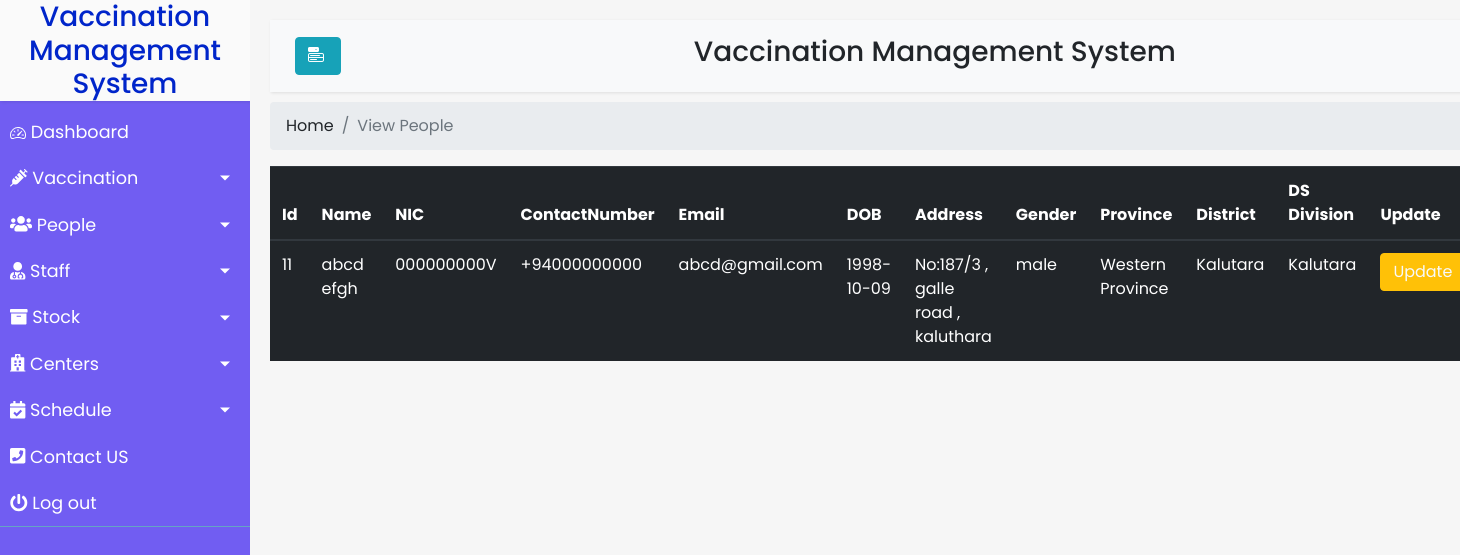
The app's page /staff/viewPeople.php with its own data.
### tables this page shows
CREATE TABLE `people` (
  `id` int(20) NOT NULL,
  `name` varchar(255) NOT NULL,
  `nic` varchar(20) NOT NULL,
  `ContactNumber` varchar(20) NOT NULL,
  `email` varchar(255) NOT NULL,
  `dob` varchar(20) NOT NULL,
  `address` varchar(255) NOT NULL,
  `gender` varchar(20) NOT NULL,
  `province` varchar(255) NOT NULL,
  `district` varchar(255) NOT NULL,
  `ds` varchar(255) NOT NULL
);

### staff/viewPeople.php (the view, shortened to what this page needs)
<?php
include "database.php";
$result = mysqli_query($conn,"SELECT * FROM people");
?>
<!DOCTYPE html>
<html>
<head>
    <link rel="stylesheet" href="https://stackpath.bootstrapcdn.com/bootstrap/4.1.0/css/bootstrap.min.css"
>
    <link rel="stylesheet" href="https://cdn.jsdelivr.net/npm/bootstrap-icons@1.5.0/font/bootstrap-icons.css">
    <link rel="stylesheet" href="Homepage.css">
</head>
<body>
    <div class="wrapper">
        <?php include '../navbar.php' ?>
        <div id="content">
            <nav class="navbar navbar-expand-lg navbar-light bg-light">
                <div class="container-fluid">
                    <button type="button" id="sidebarCollapse" class="btn btn-info ">
                        <i class="bi bi-menu-button-fill"></i>
                    </button>
                    <h3 style="margin-right: 30%;">Vaccination Management System</h3>
                </div>
            </nav>
            <nav aria-label="breadcrumb">
                <ol class="breadcrumb">
                    <li class="breadcrumb-item"><a href="#">Home</a></li>
                    <li class="breadcrumb-item active" aria-current="page">View People</li>
                </ol>
            </nav>
            <div class="col-md-11.4">
                <div class="table-responsive">
                    <table class="table table-dark">
                        <thead>
                            <tr>
                                <th scope="col">Id</th>
                                <th scope="col">Name</th>
                                <th scope="col">NIC</th>
                                <th scope="col">ContactNumber</th>
                                <th scope="col">Email</th>
                                <th scope="col">DOB</th>
                                <th scope="col">Address</th>
                                <th scope="col">Gender</th>
                                <th scope="col">Province</th>
                                <th scope="col">District</th>
                                <th scope="col">DS Division</th>
                                <th scope="col">Update</th>
                            </tr>
                        </thead>
                        <tbody>
                            <?php
                            $i=0;
                            while($row = mysqli_fetch_array($result)) {
                            ?>
                            <tr class="<?php if(isset($classname)) echo $classname;?>">
                                <td><?php echo $row["id"]; ?></td>
                                <td><?php echo $row["name"]; ?></td>
                                <td><?php echo $row["nic"]; ?></td>
                                <td><?php echo $row["ContactNumber"]; ?></td>
                                <td><?php echo $row["email"]; ?></td>
                                <td><?php echo $row["dob"]; ?></td>
                                <td><?php echo $row["address"]; ?></td>
                                <td><?php echo $row["gender"]; ?></td>
                                <td><?php echo $row["province"]; ?></td>
                                <td><?php echo $row["district"]; ?></td>
                                <td><?php echo $row["ds"]; ?></td>
                                <td><a href="updatePeople.php?id=<?php echo $row["id"]; ?>" class="btn btn-warning text-light">Update</a></td>
                            </tr>
                            <?php $i++; } ?>
                        </tbody>
                    </table>
                </div>
            </div>
        </div>
    </div>
</body>
</html>

### staff/Homepage.css (style rules this page uses)
body { font-family: 'Poppins', sans-serif; background: #fafafa; }
a, a:hover, a:focus { color: inherit; text-decoration: none; transition: all 0.3s; }
.navbar { padding: 15px 10px; background: #fff; border: none; border-radius: 0; margin-bottom: 10px; box-shadow: 1px 1px 3px rgba(0, 0, 0, 0.1); }
i, span { display: inline-block; }
.wrapper { display: flex; align-items: stretch; }
#content { width: 100%; padding: 20px; min-height: 100vh; transition: all 0.3s; background-color: #f6f6f6; }

### css/Homepage.css (style rules this page uses)
body { font-family: 'Poppins', sans-serif; background: #fafafa; }
a, a:hover, a:focus { color: inherit; text-decoration: none; transition: all 0.3s; }
.navbar { padding: 15px 10px; background: #fff; border: none; border-radius: 0; margin-bottom: 10px; box-shadow: 1px 1px 3px rgba(0, 0, 0, 0.1); }
i, span { display: inline-block; }
.wrapper { display: flex; align-items: stretch; }
#content { width: 100%; padding: 20px; min-height: 100vh; transition: all 0.3s; background-color: #f6f6f6; }

### records on screen
people: id "11", name "abcd efgh", nic "000000000V", ContactNumber "+94000000000", email "abcd@gmail.com", dob "1998-10-09", address "No:187/3 , galle road , kaluthara", gender "male", province "Western Province", district "Kalutara", ds "Kalutara"
